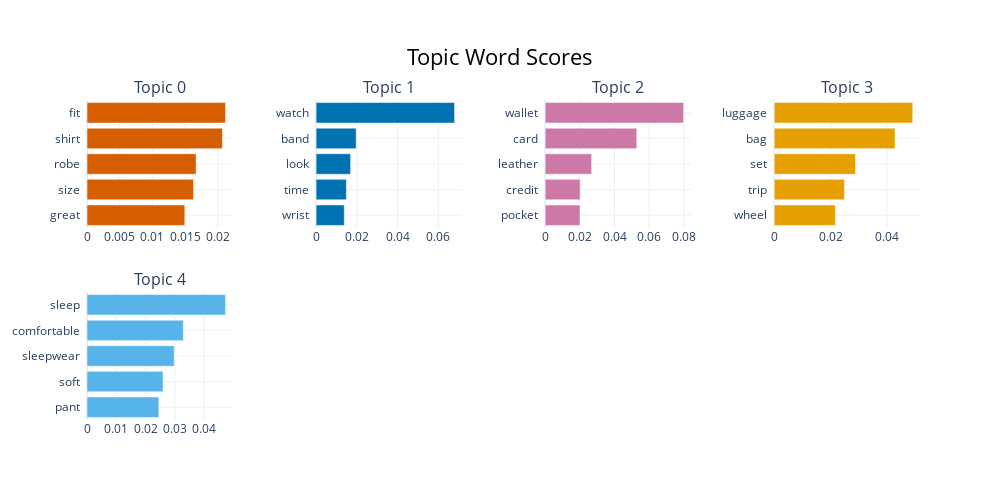

The cell this chart's notebook holds for it:
### Markdown cell above
### Visualize Terms

### Code cell
bert_topic_model.visualize_barchart(top_n_topics=5)

### Figure 1 — Plotly figure (JSON) as saved in the notebook; plotly's stock layout.template omitted (floating-point values rounded to 4 significant figures)
{"data": [{"marker": {"color": "#D55E00"}, "orientation": "h", "type": "bar", "x": [0.01495, 0.01629, 0.01668, 0.02071, 0.02117], "xaxis": "x", "y": ["great  ", "size  ", "robe  ", "shirt  ", "fit  "], "yaxis": "y"}, {"marker": {"color": "#0072B2"}, "orientation": "h", "type": "bar", "x": [0.01384, 0.01486, 0.01695, 0.01966, 0.06795], "xaxis": "x2", "y": ["wrist  ", "time  ", "look  ", "band  ", "watch  "], "yaxis": "y2"}, {"marker": {"color": "#CC79A7"}, "orientation": "h", "type": "bar", "x": [0.02009, 0.02018, 0.02678, 0.05284, 0.07984], "xaxis": "x3", "y": ["pocket  ", "credit  ", "leather  ", "card  ", "wallet  "], "yaxis": "y3"}, {"marker": {"color": "#E69F00"}, "orientation": "h", "type": "bar", "x": [0.02168, 0.02489, 0.0288, 0.04282, 0.04909], "xaxis": "x4", "y": ["wheel  ", "trip  ", "set  ", "bag  ", "luggage  "], "yaxis": "y4"}, {"marker": {"color": "#56B4E9"}, "orientation": "h", "type": "bar", "x": [0.02455, 0.02597, 0.02979, 0.0329, 0.04732], "xaxis": "x5", "y": ["pant  ", "soft  ", "sleepwear  ", "comfortable  ", "sleep  "], "yaxis": "y5"}], "layout": {"annotations": [{"font": {"size": 16}, "showarrow": false, "text": "Topic 0", "x": 0.0875, "xanchor": "center", "xref": "paper", "y": 1, "yanchor": "bottom", "yref": "paper"}, {"font": {"size": 16}, "showarrow": false, "text": "Topic 1", "x": 0.3625, "xanchor": "center", "xref": "paper", "y": 1, "yanchor": "bottom", "yref": "paper"}, {"font": {"size": 16}, "showarrow": false, "text": "Topic 2", "x": 0.6375, "xanchor": "center", "xref": "paper", "y": 1, "yanchor": "bottom", "yref": "paper"}, {"font": {"size": 16}, "showarrow": false, "text": "Topic 3", "x": 0.9125, "xanchor": "center", "xref": "paper", "y": 1, "yanchor": "bottom", "yref": "paper"}, {"font": {"size": 16}, "showarrow": false, "text": "Topic 4", "x": 0.0875, "xanchor": "center", "xref": "paper", "y": 0.4, "yanchor": "bottom", "yref": "paper"}], "height": 500, "hoverlabel": {"bgcolor": "white", "font": {"family": "Rockwell", "size": 16}}, "showlegend": false, "title": {"font": {"color": "Black", "size": 22}, "text": "Topic Word Scores", "x": 0.5, "xanchor": "center", "yanchor": "top"}, "width": 1000, "xaxis": {"anchor": "y", "autorange": true, "domain": [0, 0.175], "range": [0, 0.02229], "showgrid": true, "type": "linear"}, "xaxis2": {"anchor": "y2", "autorange": true, "domain": [0.275, 0.45], "range": [0, 0.07153], "showgrid": true, "type": "linear"}, "xaxis3": {"anchor": "y3", "autorange": true, "domain": [0.55, 0.725], "range": [0, 0.08405], "showgrid": true, "type": "linear"}, "xaxis4": {"anchor": "y4", "autorange": true, "domain": [0.825, 1], "range": [0, 0.05168], "showgrid": true, "type": "linear"}, "xaxis5": {"anchor": "y5", "autorange": true, "domain": [0, 0.175], "range": [0, 0.04981], "showgrid": true, "type": "linear"}, "xaxis6": {"anchor": "y6", "domain": [0.275, 0.45], "showgrid": true}, "xaxis7": {"anchor": "y7", "domain": [0.55, 0.725], "showgrid": true}, "xaxis8": {"anchor": "y8", "domain": [0.825, 1], "showgrid": true}, "yaxis": {"anchor": "x", "autorange": true, "domain": [0.6, 1], "range": [-0.5, 4.5], "showgrid": true, "type": "category"}, "yaxis2": {"anchor": "x2", "autorange": true, "domain": [0.6, 1], "range": [-0.5, 4.5], "showgrid": true, "type": "category"}, "yaxis3": {"anchor": "x3", "autorange": true, "domain": [0.6, 1], "range": [-0.5, 4.5], "showgrid": true, "type": "category"}, "yaxis4": {"anchor": "x4", "autorange": true, "domain": [0.6, 1], "range": [-0.5, 4.5], "showgrid": true, "type": "category"}, "yaxis5": {"anchor": "x5", "autorange": true, "domain": [0, 0.4], "range": [-0.5, 4.5], "showgrid": true, "type": "category"}, "yaxis6": {"anchor": "x6", "domain": [0, 0.4], "showgrid": true}, "yaxis7": {"anchor": "x7", "domain": [0, 0.4], "showgrid": true}, "yaxis8": {"anchor": "x8", "domain": [0, 0.4], "showgrid": true}}}
